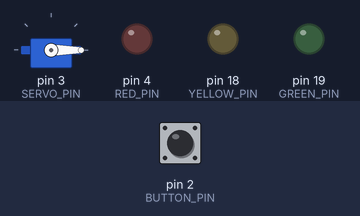
The sketch below on a simulated Arduino Uno, built with avr-gcc and run on an emulated ATmega328P. Shown: servo, output pins drawn as LEDs (lit = HIGH). Inputs (shaded band) come from the test bench; at power-on: pin 2 (BUTTON_PIN) HIGH.

Above: at 1.2 s.
1.3 s: pin 2 (BUTTON_PIN) pulled LOW for 0.15 s
At 1.7 s:
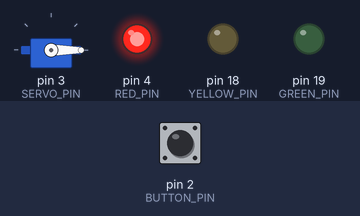
At 5.1 s:
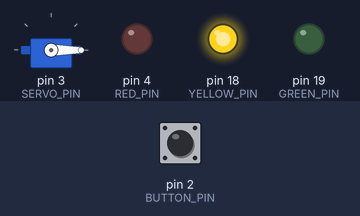
Timing chart, 0 to 21.7 s (numbered marks = the images above; inputs shaded):
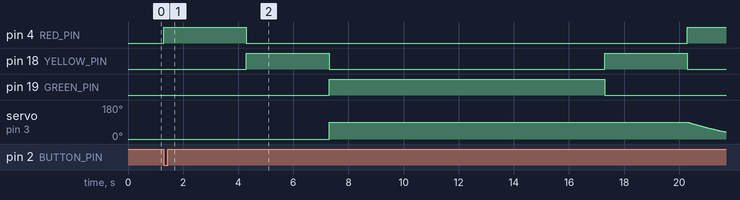

The sketch:

nano_trafic_light.ino
```cpp
#include <Servo.h>

Servo doorServo;

// -------- PIN DEFINITIONS --------
const byte RED_PIN = 4;
const byte YELLOW_PIN = 18;   // A4
const byte GREEN_PIN = 19;    // A5
const byte BUTTON_PIN = 2;
const byte SERVO_PIN = 3;

// -------- SERVO POSITIONS --------
const int SERVO_CLOSED = 0;
const int SERVO_OPEN = 90;

// -------- TIMING --------
const unsigned long RED_TIME = 3000;
const unsigned long YELLOW_TIME = 3000;
const unsigned long GREEN_TIME = 10000;

const unsigned long SERVO_CLOSE_TIME = 4000;

// -------- STATES --------
enum State {
  IDLE,
  RED1,
  YELLOW1,
  GREEN,
  YELLOW2,
  RED2
};

State state = IDLE;

unsigned long stateStartTime = 0;

// -------- SERVO CONTROL --------
bool servoClosing = false;
unsigned long servoCloseStart = 0;
float servoPosition = 0;

// -------- LED CONTROL --------
void setLights(bool r, bool y, bool g)
{
  digitalWrite(RED_PIN, r);
  digitalWrite(YELLOW_PIN, y);
  digitalWrite(GREEN_PIN, g);
}

// -------- CHANGE STATE --------
void changeState(State newState)
{
  state = newState;
  stateStartTime = millis();

  switch (state)
  {
    case RED1:
      setLights(true, false, false);
      break;

    case YELLOW1:
      setLights(false, true, false);
      break;

    case GREEN:
      setLights(false, false, true);

      doorServo.write(SERVO_OPEN);
      servoPosition = SERVO_OPEN;
      break;

    case YELLOW2:
      setLights(false, true, false);
      break;

    case RED2:
      setLights(true, false, false);

      servoClosing = true;
      servoCloseStart = millis();
      break;

    case IDLE:
      setLights(false, false, false);
      break;
  }
}

// -------- SMOOTH SERVO CLOSE --------
void updateServo()
{
  if (!servoClosing) return;

  unsigned long elapsed = millis() - servoCloseStart;

  if (elapsed >= SERVO_CLOSE_TIME)
  {
    doorServo.write(SERVO_CLOSED);
    servoClosing = false;
    return;
  }

  float t = (float)elapsed / SERVO_CLOSE_TIME;

  // Ease-out motion
  float ease = 1 - (1 - t) * (1 - t);

  float pos = SERVO_OPEN - (SERVO_OPEN * ease);

  doorServo.write((int)pos);
}

// -------- SETUP --------
void setup()
{
  pinMode(RED_PIN, OUTPUT);
  pinMode(YELLOW_PIN, OUTPUT);
  pinMode(GREEN_PIN, OUTPUT);

  pinMode(BUTTON_PIN, INPUT_PULLUP);

  doorServo.attach(SERVO_PIN);
  doorServo.write(SERVO_CLOSED);

  setLights(false, false, false);
}

// -------- LOOP --------
void loop()
{
  updateServo();

  unsigned long now = millis();

  // Start sequence
  if (state == IDLE && digitalRead(BUTTON_PIN) == LOW)
  {
    changeState(RED1);
  }

  switch (state)
  {
    case RED1:
      if (now - stateStartTime >= RED_TIME)
        changeState(YELLOW1);
      break;

    case YELLOW1:
      if (now - stateStartTime >= YELLOW_TIME)
        changeState(GREEN);
      break;

    case GREEN:
      if (now - stateStartTime >= GREEN_TIME)
        changeState(YELLOW2);
      break;

    case YELLOW2:
      if (now - stateStartTime >= YELLOW_TIME)
        changeState(RED2);
      break;

    case RED2:
      if (now - stateStartTime >= RED_TIME)
        changeState(IDLE);
      break;

    case IDLE:
      break;
  }
}
```

Measured:
- after the input at 1.3 s, pin 4 (RED_PIN): LOW → HIGH at once, → LOW 3.0 s later, → HIGH 16.0 s later; pin 18 (YELLOW_PIN): alternates HIGH for 3.0 s and LOW for 10.0 s, starting after 3.0 s; pin 19 (GREEN_PIN): LOW → HIGH after 6.0 s, → LOW 10.0 s later
